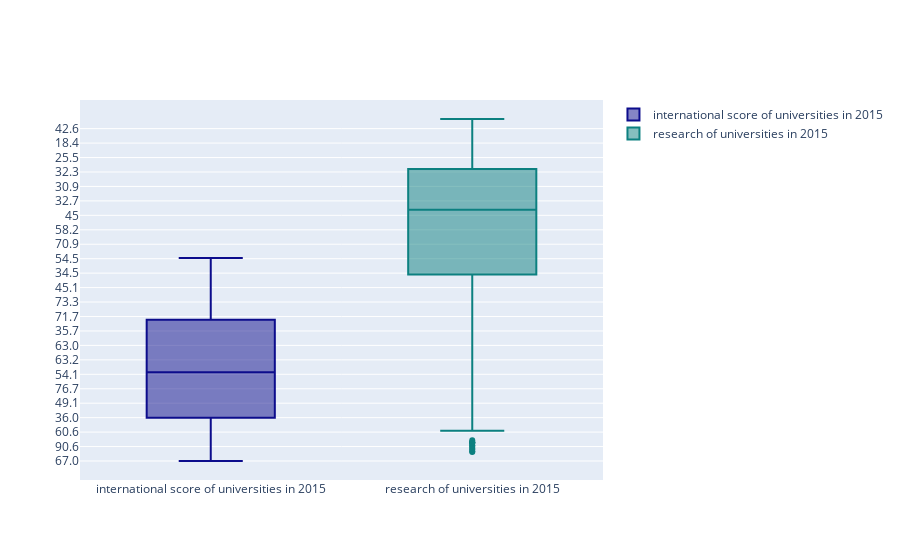

Notebook source saved alongside this figure:
### Code cell
trace0 = go.Box(  #box plot türü seçilir.
    y=x2015.international,  #y eksen
    name = 'international score of universities in 2015',
    marker = dict(
        color = 'rgb(12, 12, 140)',
    )
)
trace1 = go.Box(
    y=x2015.research,
    name = 'research of universities in 2015',
    marker = dict(
        color = 'rgb(12, 128, 128)',
    )
)
data = [trace0, trace1]
iplot(data)

### Figure 1 — Plotly figure (JSON) as saved in the notebook; plotly's stock layout.template omitted (floating-point values rounded to 4 significant figures; data arrays with more than 128 entries replaced by an {"elided": "..."} marker saying what was removed)
{"data": [{"marker": {"color": "rgb(12, 12, 140)"}, "name": "international score of universities in 2015", "type": "box", "y": {"elided": "401 str values"}}, {"marker": {"color": "rgb(12, 128, 128)"}, "name": "research of universities in 2015", "type": "box", "y": {"elided": "401 float values"}}], "layout": {}}
